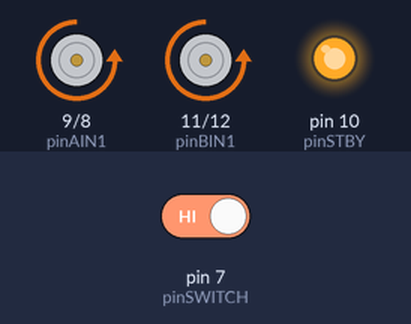
Simulated run of this sketch. Board: Arduino Uno, built with avr-gcc and run on an emulated ATmega328P. Parts: motor-driver pin pairs drawn as motors (green arrow = first pin HIGH = forward, orange = second pin HIGH = backward, longer = more drive, scaled by the enable pin, stopped while the standby pin is LOW), output pins drawn as LEDs (lit = HIGH). Inputs (shaded band) come from the test bench; at power-on: pin 7 (pinSWITCH) HIGH.

Above: at 12.8 s.
12.9 s: pin 7 (pinSWITCH) driven LOW
At 19.0 s:
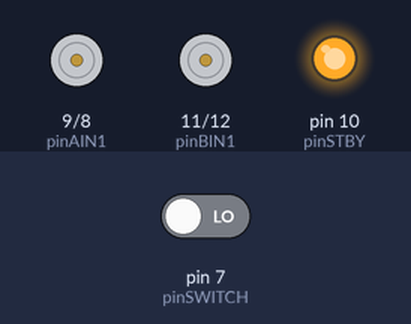
19.6 s: pin 7 (pinSWITCH) driven HIGH
At 23.7 s:
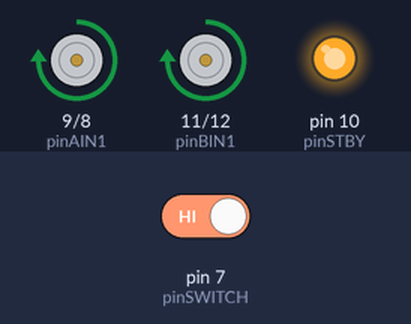
Timing chart, 0 to 36.1 s (numbered marks = the images above; inputs shaded):
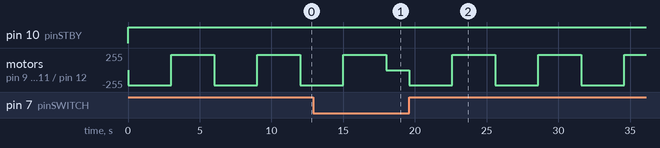

Measured:
- after the input at 19.6 s, motor on pin 9 (pinAIN1) / pin 8 (pinAIN2), motor on pin 11 (pinBIN1) / pin 12 (pinBIN2): alternates forward 232/255 for 3.0 s and backward 232/255 for 3.0 s, starting at once
- by itself, motor on pin 9 (pinAIN1) / pin 8 (pinAIN2), motor on pin 11 (pinBIN1) / pin 12 (pinBIN2): alternates forward 232/255 for 3.0 s and backward 232/255 for 3.0 s

The sketch:

TwinMotorDriver.ino
```cpp
//motor A connected between A01 and A02
//motor B connected between B01 and B02
//5v connected vcc
//GND connected GND and power(-)
//

int pinAIN1 = 9;  // direction control
int pinAIN2 = 8;  // direction control
int pinPWMA = 3;  // speed control

int pinBIN1 = 11;
int pinBIN2 = 12;
int pinPWMB = 5;


int pinSTBY = 10;

int pinSWITCH = 7;

static boolean turnCW = 0;
static boolean turnCCW = 1;
static boolean motor1 = 0;
static boolean motor2 = 1;

int  switchmode = 1;

void setup() {
  // put your setup code here, to run once:
  pinMode(pinPWMA,OUTPUT);
  pinMode(pinAIN1,OUTPUT);
  pinMode(pinAIN2,OUTPUT);

  pinMode(pinPWMB,OUTPUT);
  pinMode(pinBIN1,OUTPUT);
  pinMode(pinBIN2,OUTPUT);

  pinMode(pinSTBY,OUTPUT);

  pinMode(pinSWITCH,INPUT);

}

void loop() {
  // put your main code here, to run repeatedly:

if (digitalRead(pinSWITCH) == LOW)
  {
    switchmode = 0;
  } else {
    switchmode = 1;
  }

if(switchmode == 1){

  digitalWrite(pinAIN1,LOW);
  digitalWrite(pinAIN2,HIGH);
  analogWrite(pinPWMA,1000);

  digitalWrite(pinBIN1,LOW);
  digitalWrite(pinBIN2,HIGH);
  analogWrite(pinPWMB,1000);

  digitalWrite(pinSTBY,HIGH);

  delay(3000);

  digitalWrite(pinAIN1,HIGH);
  digitalWrite(pinAIN2,LOW);
  analogWrite(pinPWMA,1000);

  digitalWrite(pinBIN1,HIGH);
  digitalWrite(pinBIN2,LOW);
  analogWrite(pinPWMB,1000);

  delay(3000);


//if (digitalRead(pinSWITCH) == HIGH) {

//  motorDrive(motor1,turnCW,255);
//  motorDrive(motor2,turnCW,255);

//  delay(2000);

//  motorStop(motor1);
//  motorStop(motor2);

//  delay(2000);

//  motorDrive(motor1,turnCW,192);
//  delay(250);

//  motorsStandby();
//  delay(1000);

//  motorDrive(motor1,turnCCW,192);

//  delay(2000);

//  motorStop(motor1);

//  delay(2000);

//  motorDrive(motor1,turnCCW,255);
//  motorDrive(motor2,turnCCW,255);

//  delay(2000);

//  motorStop(motor1);
//  motorStop(motor2);

//  delay(2000);

//  motorBrake(motor1);

//  motorsStandby();

//  delay(5000);

//}else{}

}else{
  digitalWrite(pinAIN1,LOW);
  digitalWrite(pinAIN2,LOW);
  digitalWrite(pinBIN1,LOW);
  digitalWrite(pinBIN2,LOW);
}

}


void motorDrive(boolean motorNumber,boolean motorDirection , int motorSpeed)
{

  boolean pinln1;

  if(motorDirection == turnCW){
    pinln1 = HIGH;
  }else{
    pinln1 = LOW;
  }

   if(motorNumber==motor1)
   {
    digitalWrite(pinAIN1,pinln1);
    digitalWrite(pinAIN2,!pinln1);
    analogWrite(pinPWMA,motorSpeed);
   }
   else
   {
    digitalWrite(pinBIN1,pinln1);
    digitalWrite(pinBIN2,!pinln1);
    analogWrite(pinPWMB,motorSpeed);
   }

   digitalWrite(pinSTBY,HIGH);
}

void motorBrake(boolean motorNumber)
{
  if(motorNumber == motor1)
  analogWrite(pinPWMA,0);
  else
  analogWrite(pinPWMB,0);
}

void motorStop(boolean motorNumber)
{
  if(motorNumber == motor1){
    digitalWrite(pinAIN1,LOW);
    digitalWrite(pinAIN2,LOW);
  }
  else
  {
    digitalWrite(pinBIN1,LOW);
    digitalWrite(pinBIN2,LOW);
  }
}

void motorsStandby()
{
  digitalWrite(pinSTBY,LOW);
}
```
